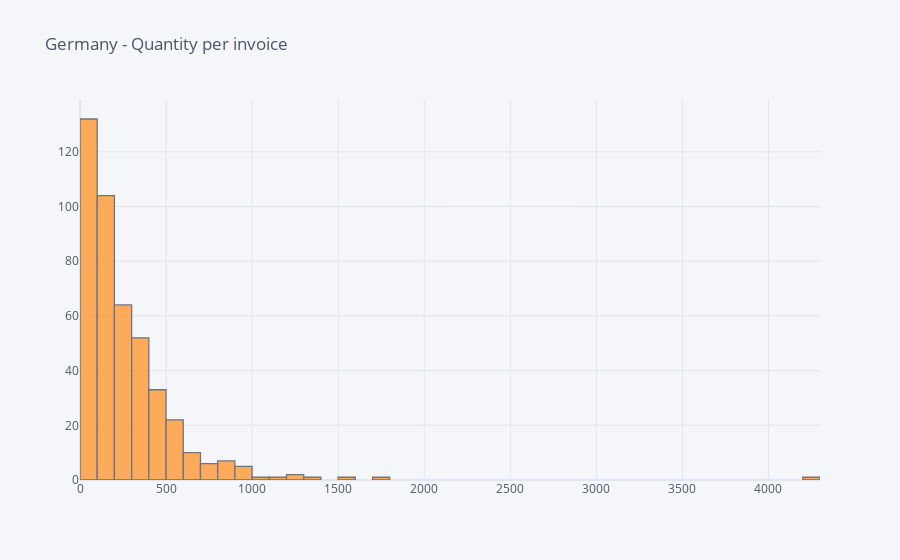

Here is the notebook cell this chart was saved with:
### Code cell
country_plot('Germany')

### Figure 1 — Plotly figure (JSON) as saved in the notebook; plotly's stock layout.template omitted (floating-point values rounded to 4 significant figures; data arrays with more than 128 entries replaced by an {"elided": "..."} marker saying what was removed)
{"data": [{"histfunc": "count", "histnorm": "", "marker": {"color": "rgba(255, 153, 51, 1.0)", "line": {"color": "#4D5663", "width": 1.3}}, "name": "Quantity", "opacity": 0.8, "orientation": "v", "type": "histogram", "x": {"elided": "443 int values"}}], "layout": {"autosize": true, "barmode": "overlay", "legend": {"bgcolor": "#F5F6F9", "font": {"color": "#4D5663"}}, "paper_bgcolor": "#F5F6F9", "plot_bgcolor": "#F5F6F9", "title": {"font": {"color": "#4D5663"}, "text": "Germany - Quantity per invoice"}, "xaxis": {"autorange": true, "gridcolor": "#E1E5ED", "range": [-0.5, 4300.0], "showgrid": true, "tickfont": {"color": "#4D5663"}, "title": {"font": {"color": "#4D5663"}, "text": ""}, "type": "linear", "zerolinecolor": "#E1E5ED"}, "yaxis": {"autorange": true, "gridcolor": "#E1E5ED", "range": [0, 138.9], "showgrid": true, "tickfont": {"color": "#4D5663"}, "title": {"font": {"color": "#4D5663"}, "text": ""}, "zerolinecolor": "#E1E5ED"}}}
